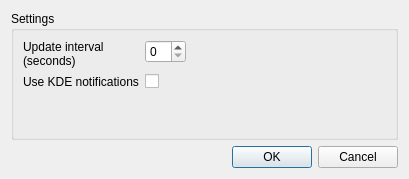
<?xml version="1.0" encoding="UTF-8"?>
<ui version="4.0">
 <class>RaidMon</class>
 <widget class="QDialog" name="RaidMon">
  <property name="geometry">
   <rect>
    <x>0</x>
    <y>0</y>
    <width>409</width>
    <height>179</height>
   </rect>
  </property>
  <property name="windowTitle">
   <string>RaidMon - RAID monitoring utility</string>
  </property>
  <layout class="QVBoxLayout" name="verticalLayout">
   <item>
    <widget class="QGroupBox" name="groupBox">
     <property name="title">
      <string>Settings</string>
     </property>
     <layout class="QFormLayout" name="formLayout">
      <property name="fieldGrowthPolicy">
       <enum>QFormLayout::ExpandingFieldsGrow</enum>
      </property>
      <property name="labelAlignment">
       <set>Qt::AlignLeading|Qt::AlignLeft|Qt::AlignTop</set>
      </property>
      <item row="3" column="0">
       <widget class="QLabel" name="labelInterval">
        <property name="text">
         <string>Update interval
(seconds)</string>
        </property>
       </widget>
      </item>
      <item row="3" column="1">
       <widget class="QSpinBox" name="spinInterval"/>
      </item>
      <item row="4" column="0">
       <widget class="QLabel" name="labelKDE">
        <property name="text">
         <string>Use KDE notifications</string>
        </property>
       </widget>
      </item>
      <item row="4" column="1">
       <widget class="QCheckBox" name="checkKDENotifications">
        <property name="text">
         <string/>
        </property>
       </widget>
      </item>
     </layout>
    </widget>
   </item>
   <item>
    <widget class="QDialogButtonBox" name="buttonBox">
     <property name="orientation">
      <enum>Qt::Horizontal</enum>
     </property>
     <property name="standardButtons">
      <set>QDialogButtonBox::Cancel|QDialogButtonBox::Ok</set>
     </property>
    </widget>
   </item>
  </layout>
 </widget>
 <tabstops>
  <tabstop>spinInterval</tabstop>
  <tabstop>checkKDENotifications</tabstop>
  <tabstop>buttonBox</tabstop>
 </tabstops>
 <resources/>
 <connections>
  <connection>
   <sender>buttonBox</sender>
   <signal>accepted()</signal>
   <receiver>RaidMon</receiver>
   <slot>accept()</slot>
   <hints>
    <hint type="sourcelabel">
     <x>248</x>
     <y>254</y>
    </hint>
    <hint type="destinationlabel">
     <x>157</x>
     <y>274</y>
    </hint>
   </hints>
  </connection>
  <connection>
   <sender>buttonBox</sender>
   <signal>rejected()</signal>
   <receiver>RaidMon</receiver>
   <slot>reject()</slot>
   <hints>
    <hint type="sourcelabel">
     <x>316</x>
     <y>260</y>
    </hint>
    <hint type="destinationlabel">
     <x>286</x>
     <y>274</y>
    </hint>
   </hints>
  </connection>
 </connections>
</ui>
